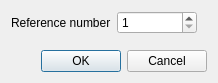
<?xml version="1.0" encoding="UTF-8"?>
<ui version="4.0">
 <class>DialogPenEdit</class>
 <widget class="QDialog" name="DialogPenEdit">
  <property name="geometry">
   <rect>
    <x>0</x>
    <y>0</y>
    <width>218</width>
    <height>83</height>
   </rect>
  </property>
  <property name="windowTitle">
   <string>Dialog</string>
  </property>
  <layout class="QVBoxLayout" name="verticalLayout">
   <item>
    <layout class="QHBoxLayout" name="horizontalLayout">
     <item>
      <widget class="QLabel" name="label">
       <property name="text">
        <string>Reference number</string>
       </property>
      </widget>
     </item>
     <item>
      <widget class="QSpinBox" name="spinBox_ReferenceNumber">
       <property name="minimumSize">
        <size>
         <width>80</width>
         <height>0</height>
        </size>
       </property>
       <property name="minimum">
        <number>1</number>
       </property>
       <property name="maximum">
        <number>65536</number>
       </property>
      </widget>
     </item>
     <item>
      <spacer name="horizontalSpacer">
       <property name="orientation">
        <enum>Qt::Horizontal</enum>
       </property>
       <property name="sizeHint" stdset="0">
        <size>
         <width>40</width>
         <height>20</height>
        </size>
       </property>
      </spacer>
     </item>
    </layout>
   </item>
   <item>
    <spacer name="verticalSpacer">
     <property name="orientation">
      <enum>Qt::Vertical</enum>
     </property>
     <property name="sizeHint" stdset="0">
      <size>
       <width>20</width>
       <height>40</height>
      </size>
     </property>
    </spacer>
   </item>
   <item>
    <widget class="QDialogButtonBox" name="buttonBox">
     <property name="orientation">
      <enum>Qt::Horizontal</enum>
     </property>
     <property name="standardButtons">
      <set>QDialogButtonBox::Cancel|QDialogButtonBox::Ok</set>
     </property>
    </widget>
   </item>
  </layout>
 </widget>
 <resources/>
 <connections>
  <connection>
   <sender>buttonBox</sender>
   <signal>accepted()</signal>
   <receiver>DialogPenEdit</receiver>
   <slot>accept()</slot>
   <hints>
    <hint type="sourcelabel">
     <x>248</x>
     <y>254</y>
    </hint>
    <hint type="destinationlabel">
     <x>157</x>
     <y>274</y>
    </hint>
   </hints>
  </connection>
  <connection>
   <sender>buttonBox</sender>
   <signal>rejected()</signal>
   <receiver>DialogPenEdit</receiver>
   <slot>reject()</slot>
   <hints>
    <hint type="sourcelabel">
     <x>316</x>
     <y>260</y>
    </hint>
    <hint type="destinationlabel">
     <x>286</x>
     <y>274</y>
    </hint>
   </hints>
  </connection>
 </connections>
</ui>
